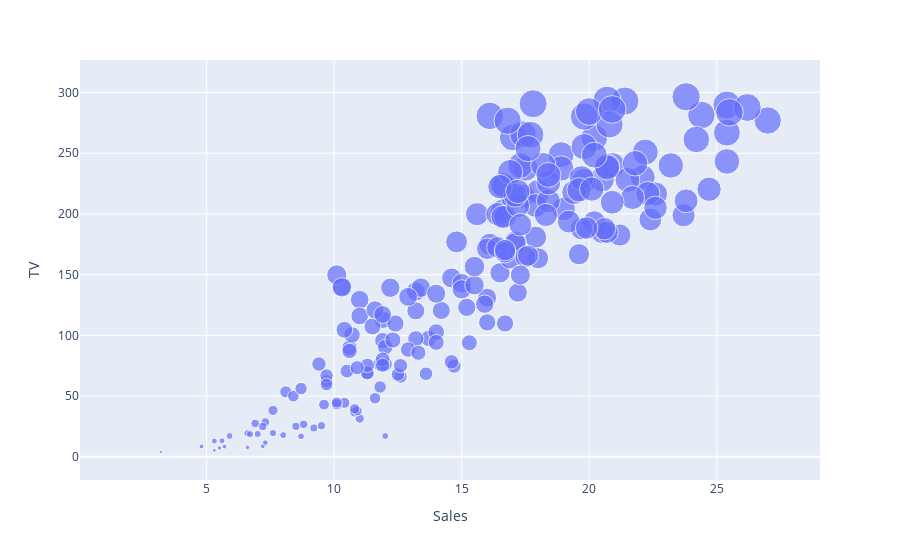

Write notebook code for a chart like this one.
### Code cell
figure = px.scatter(data_frame=data, x='Sales',y='TV',size='TV')
figure.show()

### Figure 1 — Plotly figure (JSON) as saved in the notebook; plotly's stock layout.template omitted (floating-point values rounded to 4 significant figures; data arrays with more than 128 entries replaced by an {"elided": "..."} marker saying what was removed)
{"data": [{"hovertemplate": "Sales=%{x}<br>TV=%{marker.size}<extra></extra>", "legendgroup": "", "marker": {"color": "#636efa", "size": {"elided": "200 float values"}, "sizemode": "area", "sizeref": 0.741, "symbol": "circle"}, "mode": "markers", "name": "", "orientation": "v", "showlegend": false, "type": "scatter", "x": {"elided": "200 float values"}, "xaxis": "x", "y": {"elided": "200 float values"}, "yaxis": "y"}], "layout": {"legend": {"itemsizing": "constant", "tracegroupgap": 0}, "margin": {"t": 60}, "xaxis": {"anchor": "y", "domain": [0, 1], "title": {"text": "Sales"}}, "yaxis": {"anchor": "x", "domain": [0, 1], "title": {"text": "TV"}}}}
